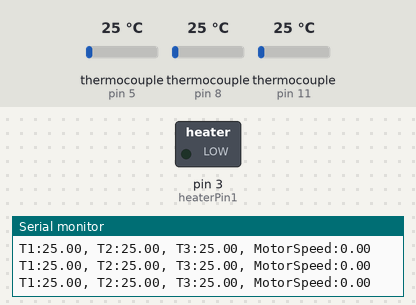
A sketch run on a simulated Arduino Uno, built with avr-gcc and run on an emulated ATmega328P. Shown: switched loads named in the sketch (green lamp = pin HIGH), the last lines printed to the serial monitor. The test bench sets the inputs (shaded band); at power-on: thermocouple (sensors on pin 5, pin 8, pin 11) 25 °C.

Above: at 1.2 s.
1.3 s: thermocouple (sensor on pin 5) set to 206 °C
4.3 s: thermocouple (sensor on pin 5) set to 217 °C
At 4.8 s:
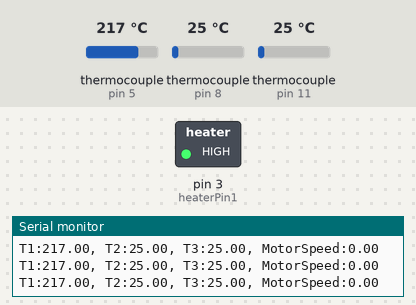
5.8 s: thermocouple (sensor on pin 5) set to 6 °C
7.3 s: thermocouple (sensor on pin 5) set to 150 °C
At 9.84 s:
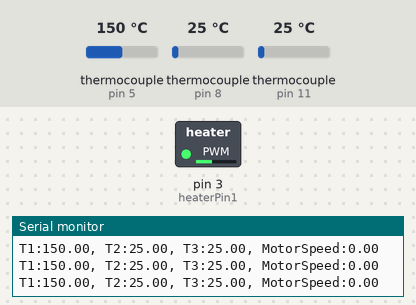
10.3 s: thermocouple (sensor on pin 5) set to 202 °C
13.3 s: thermocouple (sensor on pin 5) set to 208 °C
Timing chart, 0 to 15.8 s (numbered marks = the images above; inputs shaded):
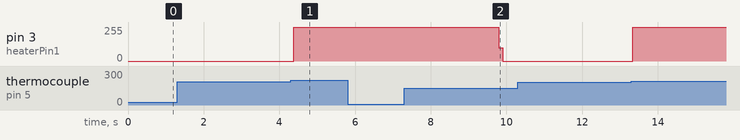

The sketch:

MiniPelletCS.ino
```cpp
#include <Wire.h>
#include <Adafruit_MAX31855.h>

// Pin definitions
const int thermoDO1 = 4, thermoCS1 = 5, thermoCLK1 = 6;
const int thermoDO2 = 7, thermoCS2 = 8, thermoCLK2 = 9;
const int thermoDO3 = 10, thermoCS3 = 11, thermoCLK3 = 12;
const int heaterPin1 = 3, heaterPin2 = 4, heaterPin3 = 5;
const int motorPWMPin = 6;

// Thermocouple objects
Adafruit_MAX31855 thermocouple1(thermoCLK1, thermoCS1, thermoDO1);
Adafruit_MAX31855 thermocouple2(thermoCLK2, thermoCS2, thermoDO2);
Adafruit_MAX31855 thermocouple3(thermoCLK3, thermoCS3, thermoDO3);

// PID parameters and variables
// Temperature 1
double setpoint1 = 0, input1 = 0, output1 = 0;
double kp1 = 2.0, ki1 = 5.0, kd1 = 1.0;
double integral1 = 0, previousError1 = 0;

// Temperature 2
double setpoint2 = 0, input2 = 0, output2 = 0;
double kp2 = 2.0, ki2 = 5.0, kd2 = 1.0;
double integral2 = 0, previousError2 = 0;

// Temperature 3
double setpoint3 = 0, input3 = 0, output3 = 0;
double kp3 = 2.0, ki3 = 5.0, kd3 = 1.0;
double integral3 = 0, previousError3 = 0;

// Motor speed
double motorSetpoint = 0, motorInput = 0, motorOutput = 0;
double motorKp = 1.0, motorKi = 0.1, motorKd = 0.05;
double motorIntegral = 0, motorPreviousError = 0;

////Adaptive Control
//double adaptiveGain1 = 1.0, adaptiveGain2 = 1.0, adaptiveGain3 = 1.0, adaptiveMotorGain = 1.0;
//double learningRate = 0.01; // Adjust learning rate based on system characteristics


void setup() {
  Serial.begin(115200);

  // Configure heater pins
  pinMode(heaterPin1, OUTPUT);
  pinMode(heaterPin2, OUTPUT);
  pinMode(heaterPin3, OUTPUT);
  pinMode(motorPWMPin, OUTPUT);
}

void loop() {
  // Read incoming data from the PC
  if (Serial.available() > 0) {
    String data = Serial.readStringUntil('\n');
    parseIncomingData(data);
  }

  // Read temperatures from thermocouples
  input1 = thermocouple1.readCelsius();
  input2 = thermocouple2.readCelsius();
  input3 = thermocouple3.readCelsius();

  // Compute PID for heaters
  output1 = computePID(setpoint1, input1, kp1, ki1, kd1, integral1, previousError1);
  output2 = computePID(setpoint2, input2, kp2, ki2, kd2, integral2, previousError2);
  output3 = computePID(setpoint3, input3, kp3, ki3, kd3, integral3, previousError3);

  // Apply PWM signals to heaters
  analogWrite(heaterPin1, constrain((int)output1, 0, 255));
  analogWrite(heaterPin2, constrain((int)output2, 0, 255));
  analogWrite(heaterPin3, constrain((int)output3, 0, 255));

  // Compute PID for motor
  motorInput = motorSetpoint;
  motorOutput = computePID(motorSetpoint, motorInput, motorKp, motorKi, motorKd, motorIntegral, motorPreviousError);

  //// Adaptive Control
  //output1 = test_AdaptiveControl(setpoint1, input1, integral1, previousError1, adaptiveGain1, kp1, learningRate);
  //output2 = test_AdaptiveControl(setpoint2, input2, integral2, previousError2, adaptiveGain2, kp2, learningRate);
  //output3 = test_AdaptiveControl(setpoint3, input3, integral3, previousError3, adaptiveGain3, kp3, learningRate);
  //motorOutput = test_AdaptiveControl(motorSetpoint, motorInput, motorIntegral, motorPreviousError, adaptiveMotorGain, motorKp, learningRate);

  // Apply PWM signal to motor driver
  analogWrite(motorPWMPin, constrain((int)motorOutput, 0, 255));

  // Optional: Send feedback to PC
  sendFeedbackToPC();

  delay(100); // Loop delay
}

double computePID(double setpoint, double input, double kp, double ki, double kd, double &integral, double &previousError) {
  double error = setpoint - input;
  integral += error;
  double derivative = error - previousError;
  previousError = error;
  return (kp * error) + (ki * integral) + (kd * derivative);
}

double test_AdaptiveControl(double setpoint, double input, double &integral, double &previousError, double &adaptiveGain, double baseGain, double learningRate) {
  double error = setpoint - input;

  // Adjust the gain adaptively based on the error magnitude
  adaptiveGain += learningRate * error * error;
  if (adaptiveGain < 0.01) adaptiveGain = 0.01; // Prevent too low or negative gain

  // Compute control signal
  integral += error; // Integral term
  double derivative = error - previousError; // Derivative term
  previousError = error;

  // Adaptive control output
  return (adaptiveGain * baseGain) * error + adaptiveGain * integral + adaptiveGain * derivative;
}

void parseIncomingData(String data) {
  // Parse the incoming data for setpoints
  int idx1 = data.indexOf(',');
  int idx2 = data.indexOf(',', idx1 + 1);
  int idx3 = data.indexOf(',', idx2 + 1);

  if (idx1 > 0 && idx2 > idx1 && idx3 > idx2) {
    setpoint1 = data.substring(0, idx1).toDouble();
    setpoint2 = data.substring(idx1 + 1, idx2).toDouble();
    setpoint3 = data.substring(idx2 + 1, idx3).toDouble();
    motorSetpoint = data.substring(idx3 + 1).toDouble();
  }
}

void sendFeedbackToPC() {
  Serial.print("T1:");
  Serial.print(input1);
  Serial.print(", T2:");
  Serial.print(input2);
  Serial.print(", T3:");
  Serial.print(input3);
  Serial.print(", MotorSpeed:");
  Serial.println(motorInput);
}
```

Measured:
- the behaviour switches between 211 and 212 °C on thermocouple (sensor on pin 5) (found by bisection; images 0 and 1)
- after the input at 7.3 s, pin 3 (heaterPin1): 255/255 → 101/255 after 2.5 s, → 0/255 0.10 s later
